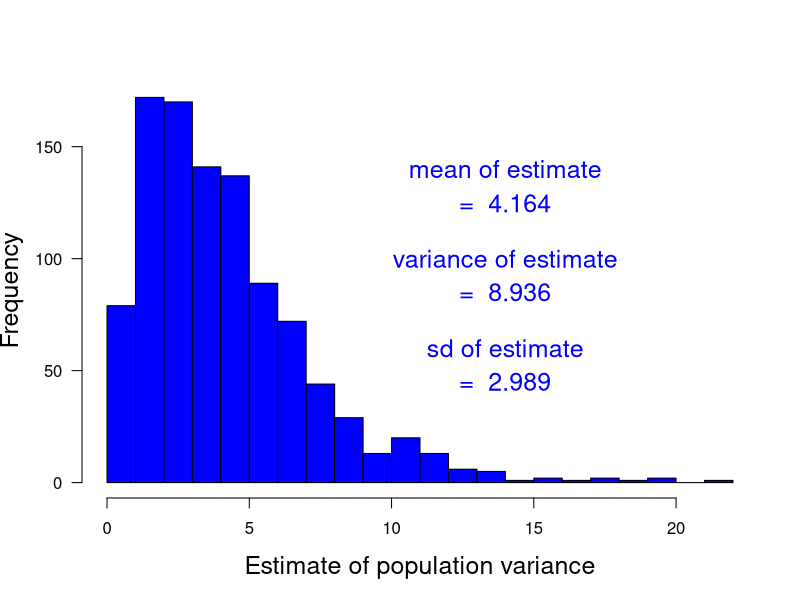

Generate this figure with R:
print('file: SolutionPointEstVarVarNormal.R')
#   Estimate uncertainty of sigma^2 from random sample of normal distribution
#     variance sigma^2 = 4 EXERCISE (2/2016)
set.seed(1953)
M = 1000   # number of Monte-Carlo runs
n = 5      # sample size
varest = numeric(M)
for (m in 1:M) varest[m]=var(rnorm(n,mean=0,sd=2))
# for (m in 1:M) varest[m]=var(rnorm(n,mean=0,sd=3))
# png('MCvarNormalExercise160227.png',width=16,height=12,units='cm',res=300)
hist(varest,30,col='blue',xlab='Estimate of population variance',main='',las=1,cex.lab=1.5)
meanvarest = mean(varest); print(c('meanvarest = ',meanvarest))  # (expected: close to sigma^2 = 4)
varvarest = var(varest); print(c('varvarest = ',varvarest))      # (no expectation)
sdvarest = sd(varest); print(c('sdvarest = ',sdvarest))
print(c('varEst2/varEst1 = ',varvarest/0.5584831)) 
text(14,140,'mean of estimate',col='blue',cex=1.5)
text(14,125,paste('= ',as.character(round(meanvarest,3))),col='blue',cex=1.5)
text(14,100,'variance of estimate',col='blue',cex=1.5)
text(14,85,paste('= ',as.character(round(varvarest,3))),col='blue',cex=1.5)
text(14,60,'sd of estimate',col='blue',cex=1.5)
text(14,45,paste('= ',as.character(round(sdvarest,3))),col='blue',cex=1.5)
# dev.off()